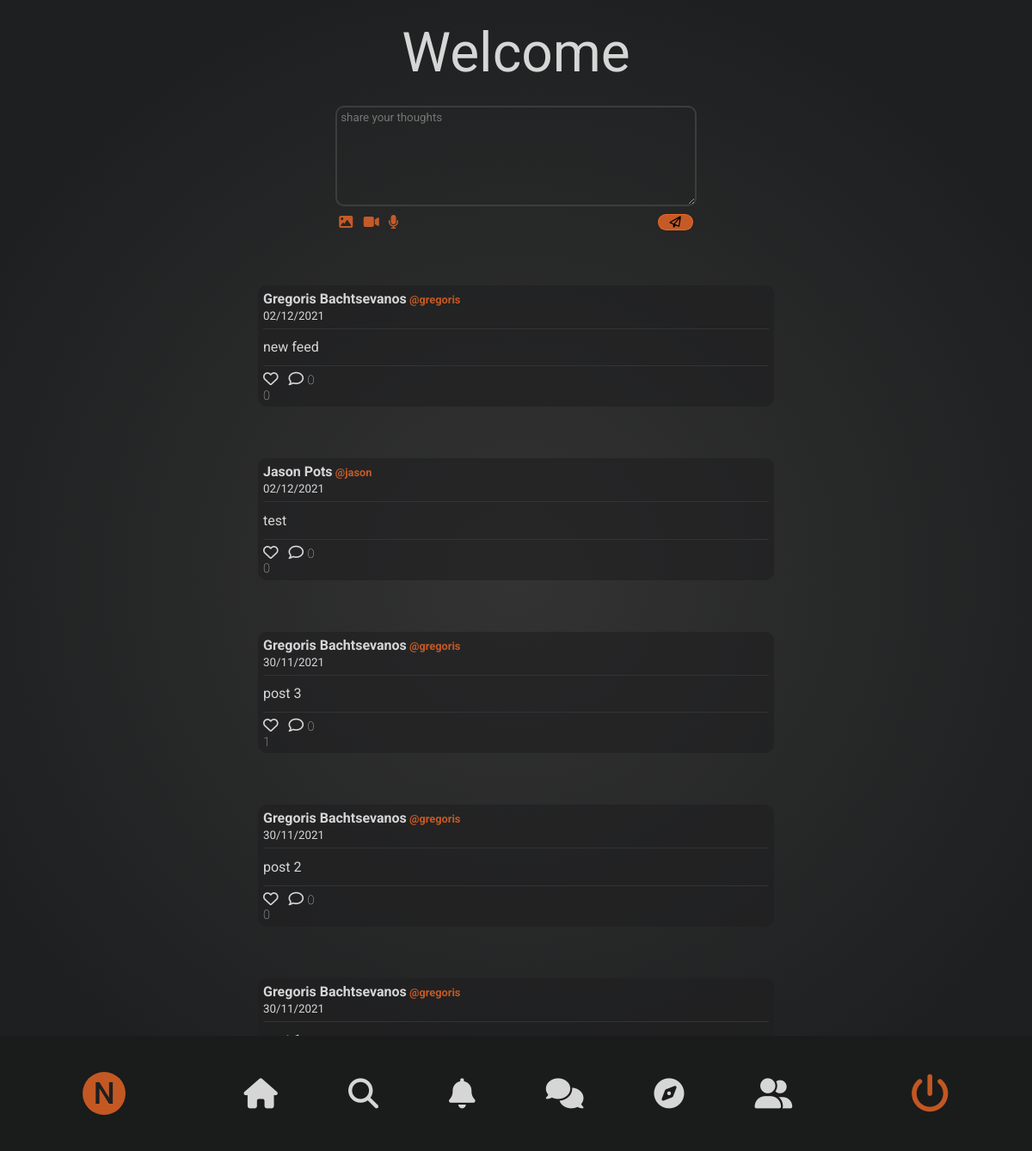
Page /homepage.php (signed in) on the committed database.
### tables this page shows
CREATE TABLE `users` (
  `id` int(10) UNSIGNED NOT NULL,
  `username` varchar(20) DEFAULT NULL,
  `fullname` varchar(60) DEFAULT NULL,
  `bio` varchar(300) DEFAULT NULL,
  `avatar` varchar(50) DEFAULT NULL,
  `type` tinyint(4) DEFAULT 1,
  `status` tinyint(4) DEFAULT 0,
  `followers` int(10) UNSIGNED DEFAULT 0,
  `following` int(10) UNSIGNED DEFAULT 0,
  `auth_key` varchar(50) DEFAULT NULL
);

CREATE TABLE `posts` (
  `id` int(10) UNSIGNED NOT NULL,
  `user_id` int(10) UNSIGNED DEFAULT NULL,
  `parent_id` int(10) UNSIGNED DEFAULT NULL,
  `message` varchar(1000) DEFAULT NULL,
  `video` varchar(100) DEFAULT NULL,
  `images` varchar(100) DEFAULT NULL,
  `audio` varchar(30) DEFAULT NULL,
  `date_created` datetime DEFAULT NULL,
  `total_views` int(10) UNSIGNED DEFAULT 0,
  `total_reposts` int(10) UNSIGNED DEFAULT 0,
  `total_likes` int(10) UNSIGNED DEFAULT 0,
  `total_comments` int(10) UNSIGNED DEFAULT 0,
  `mentions` varchar(255) DEFAULT NULL,
  `hashtags` varchar(255) DEFAULT NULL,
  `repost_id` int(10) UNSIGNED DEFAULT NULL
);

### app/model/settings.php (called while the page is built, shortened)
<?php
$dbhost = 'localhost';
$dbuser = 'root';
$dbpass = '';
$dbname = 'socialnetwork';
class DB extends SQL{
    public $pdo, $i='`';
    function __construct($c){
        extract($c);
        $this->pdo = new PDO($dsn, $user, $pass, $args);
    }
    function row($q, $p = NULL){
        return($s = $this->query($q, $p)) ? $s -> fetch(PDO::FETCH_OBJ) : 0;
    }
    function fetch($q,$p=NULL){
        return($s = $this->query($q,$p))?$s->fetchAll(PDO::FETCH_OBJ):0;
    }
    function query($q,$p=NULL){
        $s = $this->pdo -> prepare(self::$q[] = str_replace('"', $this->i, $q));
        $s -> execute($p);
        return $s;
    }
}
$config = array(
        'dsn' => 'mysql:host='.$dbhost.';dbname='.$dbname.'',
        'user' => $dbuser,
        'pass' => $dbpass,
        'args' => array(
			PDO::ATTR_ERRMODE => PDO::ERRMODE_EXCEPTION,
			PDO::MYSQL_ATTR_INIT_COMMAND => "SET NAMES utf8"
        )
);
$db = new DB($config);
?>

### public/includes/feeds.php (the view, shortened to what this page needs)
<?php
foreach(array_reverse($rows) as $post):
    $sql = "SELECT `fullname`, `username`, id FROM `users` WHERE `id` = '$post->user_id'";
    $row = $db->row($sql);
    $liked_class = '';
    $rows = $db->fetch($sql, $params);?>
    <div class="feed" data-id="<?php echo $post->id ?>">
        <div class="feed-info">
            <div class="post-header">
                <?php echo "<h4>".ucwords($row->fullname)."<a href='../public/profile.php?id=".$row->id."'><span> @$row->username</span></a></h4>";
                echo $_SESSION['user'] === $post->user_id ?  "<i class='far fa-trash-alt delete-feed' data-id='$post->id'></i>" : null; ?>
            </div>
                <span><small><?php echo date("d/m/Y", strtotime($post->date_created)) ?></small></span>
            <hr>
        </div>
        <div class="feed-message">
            <p class="post-msg"><?php echo $post->message ?></p>
            <hr>
            <div class="reactions">
                <span class="fas fa-heart <?php echo $liked_class?>">
                    <small class="likes"><?php echo $post->total_likes?></small>
                </span>
                <div class="comment-body">
                    <span class="fas fa-comment" id="<?php echo $post->id ?>">
                        <small class="comment-count"><?php echo $post->total_comments?></small>
                    </span>
                </div>
            </div>
        </div>
    </div>
<?php endforeach; ?>

### public/includes/navigationbar.php (shortened to what this page needs)
<?php
        $sql = "SELECT * FROM users WHERE id = ?";
        $params = array($_SESSION['user']);
        $row = $db->row($sql, $params);
        if($row->avatar){
            $avatar = "<img style='width:100%' src='../files/assets/img/avatars/".$row->avatar."'>";
        }else{
            $avatar = "<span class='user-icon'>".substr(ucwords($row->fullname),0,1)."</span>";
        }
?>
<nav id='nav-container'>
    <ul id='nav-items'>
        <li id='nav-item'>
            <a id='user' href='./profile.php?id=<?php echo $_SESSION['user'] ?>'><?php echo $avatar ?></a>
        </li>
        <div id="space">
        <li id='nav-item'>
            <a href="./homepage.php"><i class='fas fa-home' style='font-size:35px'></i></a>
        </li>
        <li id='nav-item'>
            <a href="#"><i class='fas fa-search' style='font-size:35px'></i></a>
        </li>
        <li id='nav-item'>
            <a href="#"><i class='fas fa-bell' style='font-size:35px'></i></a>
        </li>
        <li id='nav-item'>
            <a href="#"><i class='fas fa-comments' style='font-size:35px'></i></a>
        </li>
        <li id='nav-item'>
            <a href="#"><i class='fas fa-compass' style='font-size:35px'></i></a>
        </li>
        <li id='nav-item'>
            <a href="#"><i class='fas fa-user-friends' style='font-size:35px'></i></a>
        </li>
        </div>
        <li id='nav-item'>
            <a id='logout' href='index.php?logout=1'><i class="fas fa-power-off" style="font-size:45px"></i></a>
        </li>
    </ul>
</nav>

### styles/style.css (style rules this page uses)
:root { --main-bg-color: radial-gradient(circle, rgba(51,51,51,1) 0%, rgba(30,31,32,1) 80%); --secondary-bg-color: rgba(30, 31, 32, 1); --main-text-color: #d6d6d6; --secondary-text-color: #fc6d26be; --small-text-size: .6rem; --middle-text-size: .9rem; }
* { padding: 0; margin: 0; box-sizing: border-box; font-family: "Roboto", sans-serif; outline: none; }
body { width: 100%; height: 100%; color: var(--main-text-color); background: var(--main-bg-color); }
#feed-container #feed-controler .feed { border-radius: 10px; padding: 1%; margin: 10% 0; background-color: rgba(30, 31, 32, 0.6); }
#feed-container #feed-controler .feed .feed-info .post-header { display: flex; justify-content: space-between; }
#feed-container #feed-controler .feed .feed-info .post-header h4 a { text-decoration: none; }
#feed-container #feed-controler .feed .feed-info .post-header h4 a span { color: var(--secondary-text-color); font-size: 0.8rem; }
#feed-container #feed-controler .feed hr { border: none; border-top: 1px solid #333333; margin: 1% 0; }
#feed-container #feed-controler .feed .feed-message .post-msg { padding: 1% 0; }
#feed-container #feed-controler .feed .feed-message .reactions { display: flex; width: 100%; }
#feed-container #feed-controler .feed .feed-message .reactions .fa-heart { font-size: 1.1rem; font-weight: 100; height: 1%; width: 5%; }
#feed-container #feed-controler .feed .feed-message .reactions .comment-body { width: 90%; }
#feed-container #feed-controler .feed .feed-message .reactions .comment-body .fa-comment { font-size: 1.1rem; font-weight: 100; }
#nav-container { position: fixed; top: 0; width: 5%; height: 100%; background-color: #1a1b1be7; display: flex; flex-direction: row; z-index: 2; }
#nav-container #nav-items { height: 100%; width: 100%; margin: auto; display: flex; flex-direction: column; justify-content: space-between; }
#nav-container #nav-items #space { width: 100%; height: 50%; display: flex; flex-direction: column; justify-content: space-around; align-items: center; }
#nav-container #nav-items #nav-item { margin: auto; list-style: none; cursor: pointer; }
#nav-container #nav-items #nav-item a { color: var(--main-text-color); }
#nav-container #nav-items #nav-item #user { top: 5%; width: 50px; height: 50px; display: flex; border-radius: 50px; align-items: center; text-decoration: none; justify-content: center; color: var(--secondary-bg-color); background-color: var(--secondary-text-color); }
#nav-container #nav-items #nav-item #user .user-icon { font-weight: 500; font-size: 2.2rem; }
#nav-container #nav-items #nav-item #logout { bottom: 5%; color: var(--secondary-text-color); }
@media all and (max-width: 1200px) { #nav-container { position: fixed; top: 90%; left: 0; width: 100%; height: 10%; background-color: #1a1b1b; flex-direction: column; vertical-align: baseline; } }
@media all and (max-width: 1200px) { #nav-container #nav-items { width: 100%; height: 100%; flex-direction: row; align-items: center; } }
@media all and (max-width: 1200px) { #nav-container #nav-items #space { flex-direction: row; width: 60%; } }

### rows in the picture
users: fullname "N"
posts: user.fullname "Gregoris Bachtsevanos", user.username "gregoris", date_created "02/12/2021", message "new feed", total_likes "0", total_comments "0"
posts: user.fullname "Jason Pots", user.username "jason", date_created "02/12/2021", message "test", total_likes "0", total_comments "0"
posts: user.fullname "Gregoris Bachtsevanos", user.username "gregoris", date_created "30/11/2021", message "post 3", total_likes "1", total_comments "0"
posts: user.fullname "Gregoris Bachtsevanos", user.username "gregoris", date_created "30/11/2021", message "post 2", total_likes "0", total_comments "0"
posts: user.fullname "Gregoris Bachtsevanos", user.username "gregoris", date_created "30/11/2021"
